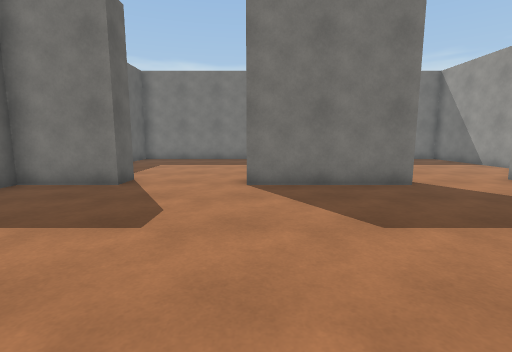
[1] (above)

14 first-person views from a walk through a scene from a Unity 3-D project. The camera is 1.3 m above the floor, tilts 8° down and sees 85° across. The floor is counted in squares, 1 m on a side. Each view is taken from the middle of a square. On the plan, view 1 faces up. The plan holds only what a view shows up to about 13 squares ahead; the rest is blank.

[2]
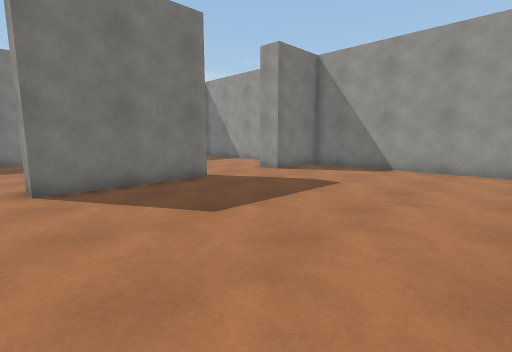

[3]
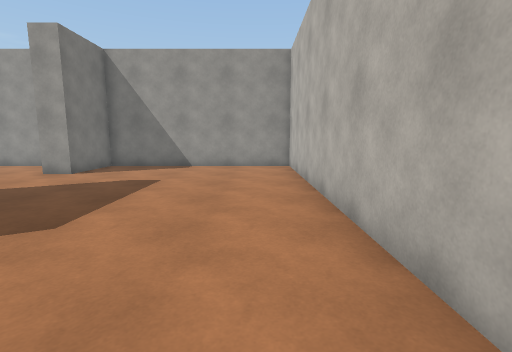

[4]
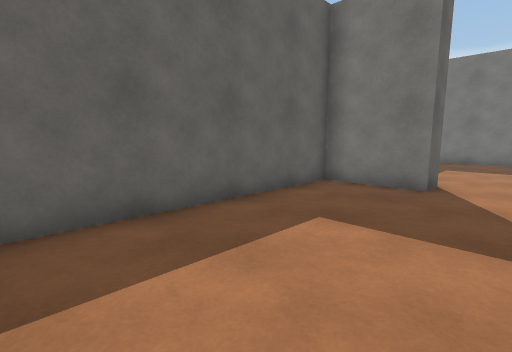

[5]
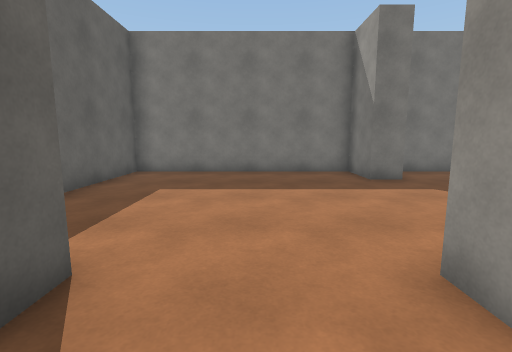

[6]
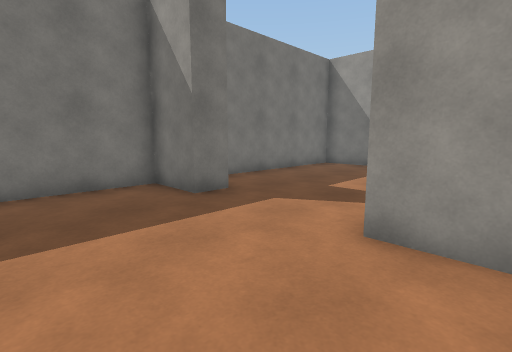

[7]
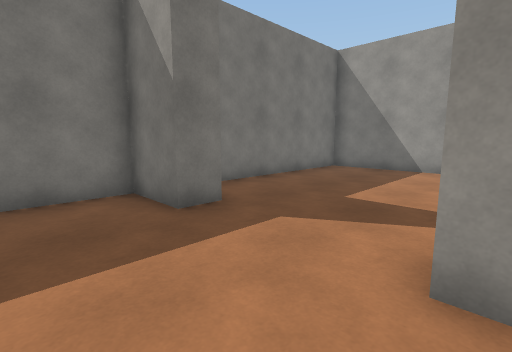

[8]
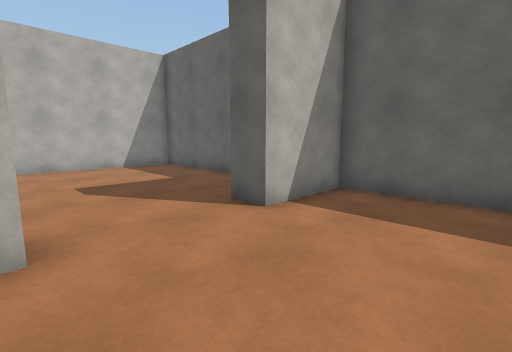

[9]
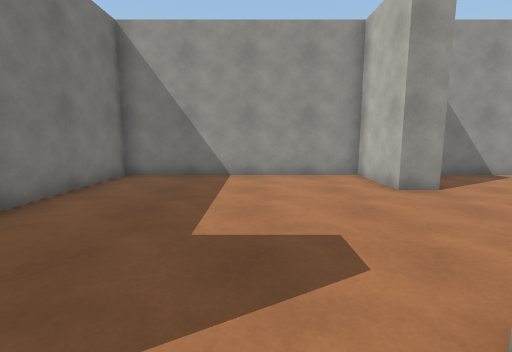

[10]
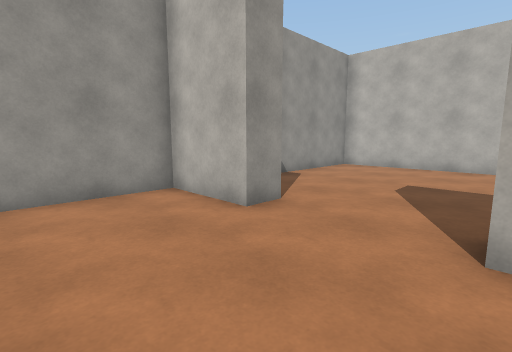

[11]
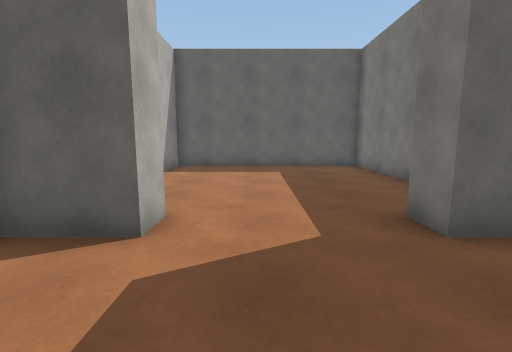

[12]
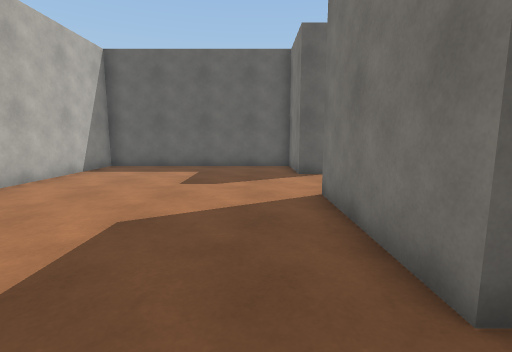

[13]
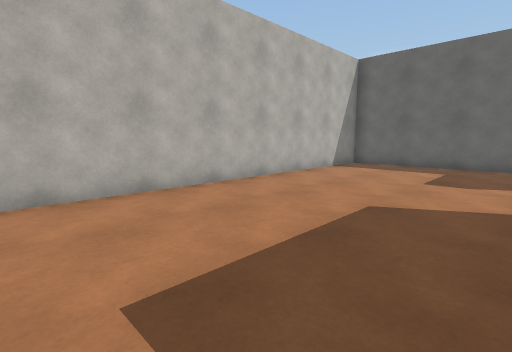

[14]
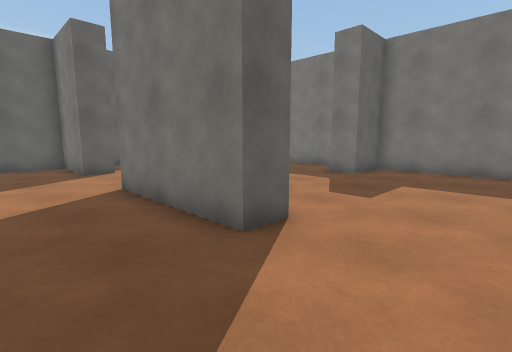

### Floor plan
Points are (right, up) in squares from view 1. A wall is a line through its corners. A room is listed if a view was taken in it or the views show most of it. See-through windows are left out.
Room 1 (views 1, 2, 3, 4, 5, 12, 13, 14)
walls: (4.3, 8.6) (4.3, 7.5) (-0.2, 7.5) (-0.2, 8.5); (-3.7, 8.5) (-3.7, 7.5) (-6.5, 7.5) (-6.5, -0.5) (10.5, -0.5) (10.5, 7.5) (7.7, 7.5) (7.7, 8.5)
ways out: opening at (-2, 8.3) to room 2; opening at (6, 8.3) to room 2
Room 2 (views 6, 7, 8, 9, 10, 11)
walls: (1.5, 9) (1.5, 10.5) (2.5, 10.5) (2.5, 8.6); (7.7, 8.5) (10.5, 8.5) (10.5, 16.5) (2.5, 16.5) (2.5, 14.5) (1.5, 14.5) (1.5, 16.5) (-6.5, 16.5) (-6.5, 8.5) (-3.7, 8.5)
ways out: opening at (-2, 8.3) to room 1; opening at (6, 8.3) to room 1

Positions as (right, up) in squares from view 1, and headings:
1: (0, 0), facing up
2: (-1, 0), facing up-right
3: (-2, 1), facing right
4: (-2, 0), facing up-left
5: (-2, 6), facing up
6: (-2, 9), facing up-right
7: (-1, 10), facing up-right
8: (0, 12), facing down-left
9: (1, 12), facing right
10: (4, 12), facing down-right
11: (6, 12), facing left
12: (6, 6), facing left
13: (7, 6), facing down-left
14: (7, 5), facing up-left
